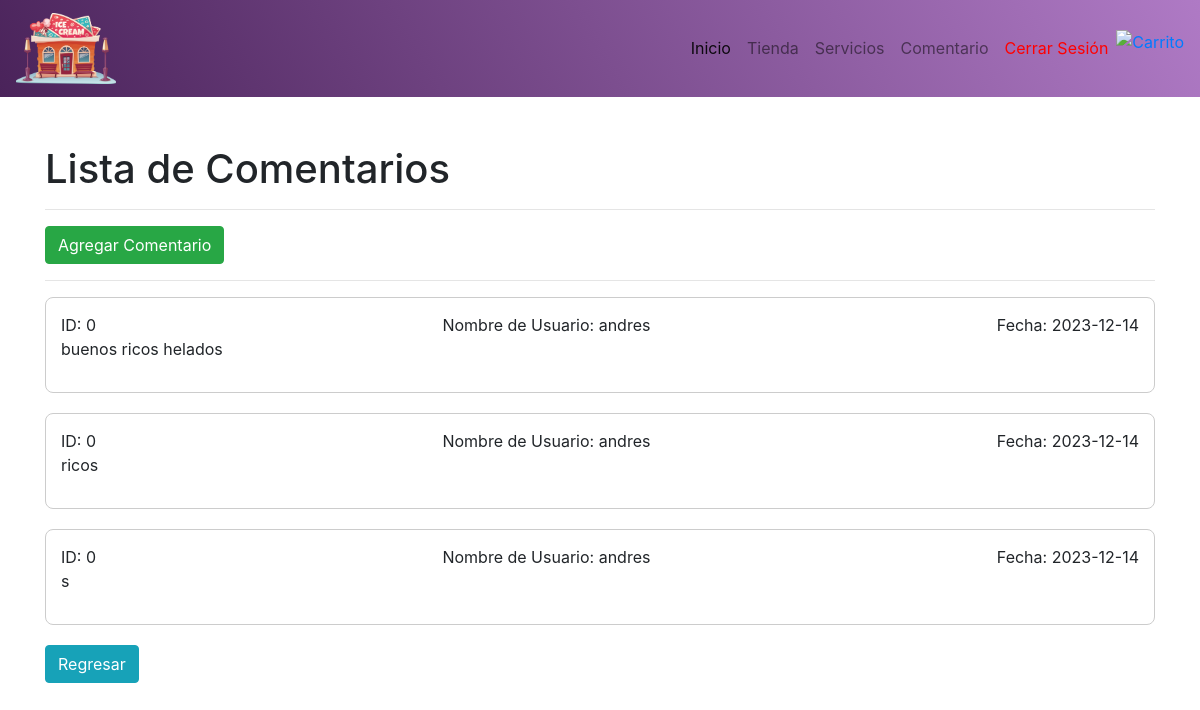
The page /view/VerComentariosUsuario.php on the database its author committed.
### tables this page shows
CREATE TABLE `comentarios` (
  `id` int(11) NOT NULL,
  `nombre_usuario` varchar(255) NOT NULL,
  `fecha` date NOT NULL,
  `comentario` text NOT NULL
);

### models/ComentarioModelo.php (called while the page is built, shortened)
<?php
class ComentarioModelo {
    public function obtenerComentarios() {
        $conexion = Conexion::conectar();
        $stmt = $conexion->prepare("SELECT * FROM comentarios");
        $stmt->execute();
        return $stmt->fetchAll(PDO::FETCH_ASSOC);
    }
}
?>

### controllers/ComentarioControlador.php (called while the page is built, shortened)
<?php
require_once "../models/ComentarioModelo.php";
class ComentarioControlador {
    private $modelo;
    public function __construct() {
        $this->modelo = new ComentarioModelo();
    }
    public function obtenerComentarios() {
        return $this->modelo->obtenerComentarios();
    }
}
?>

### view/VerComentariosUsuario.php (the view, shortened to what this page needs)
<!DOCTYPE html>
<html lang="en">
<head>
    <link rel="stylesheet" href="https://maxcdn.bootstrapcdn.com/bootstrap/4.5.2/css/bootstrap.min.css">
</head>
<body>
    <?php require('./layout/navUSUARIO.php') ?>
    <div class="container mt-5">
        <h1>Lista de Comentarios</h1>
        <hr>
        <a class="btn btn-success" href="nuevo_comentarioUSUARIO.php">Agregar Comentario <i class="fa fa-plus"></i> </a>
<hr>
        <?php
        require_once '../controllers/ComentarioControlador.php';
        $comentarioControlador = new ComentarioControlador();
        $comentarios = $comentarioControlador->obtenerComentarios();
        foreach ($comentarios as $comentario) {
            echo '<div class="comment-container">';
            echo '<div class="comment-header">';
            echo "<span>ID: {$comentario['id']}</span>";
            echo "<span>Nombre de Usuario: {$comentario['nombre_usuario']}</span>";
            echo "<span>Fecha: {$comentario['fecha']}</span>";
            echo '</div>';
            echo "<p>{$comentario['comentario']}</p>";
            echo '</div>';
        }
        ?>
        <a class="btn btn-info" href="index_usuario.php">Regresar <i class="fa fa-plus"></i> </a>
    </div>
</body>
</html>

### view/VerComentariosUsuario.php (style rules this page uses)
.comment-container { border: 1px solid #ccc; border-radius: 8px; margin-bottom: 20px; padding: 15px; }
.comment-header { display: flex; justify-content: space-between; align-items: center; }

### rows shown on the page
comentarios: id "0", nombre_usuario "andres", fecha "2023-12-14", comentario "buenos ricos helados"
comentarios: id "0", nombre_usuario "andres", fecha "2023-12-14", comentario "ricos"
comentarios: id "0", nombre_usuario "andres", fecha "2023-12-14", comentario "s"
